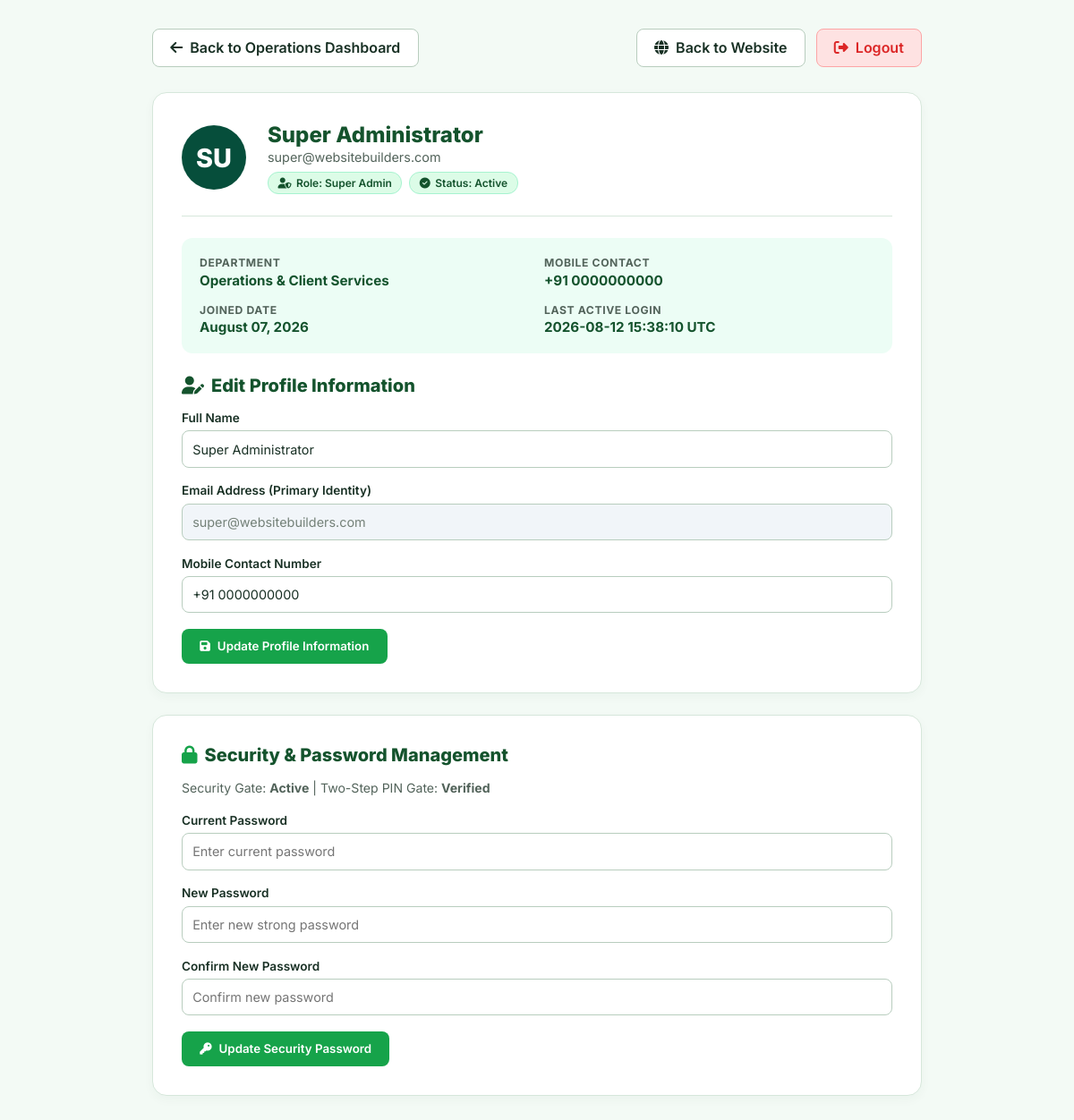
Before: /admin/profile (signed in) with the older database file.
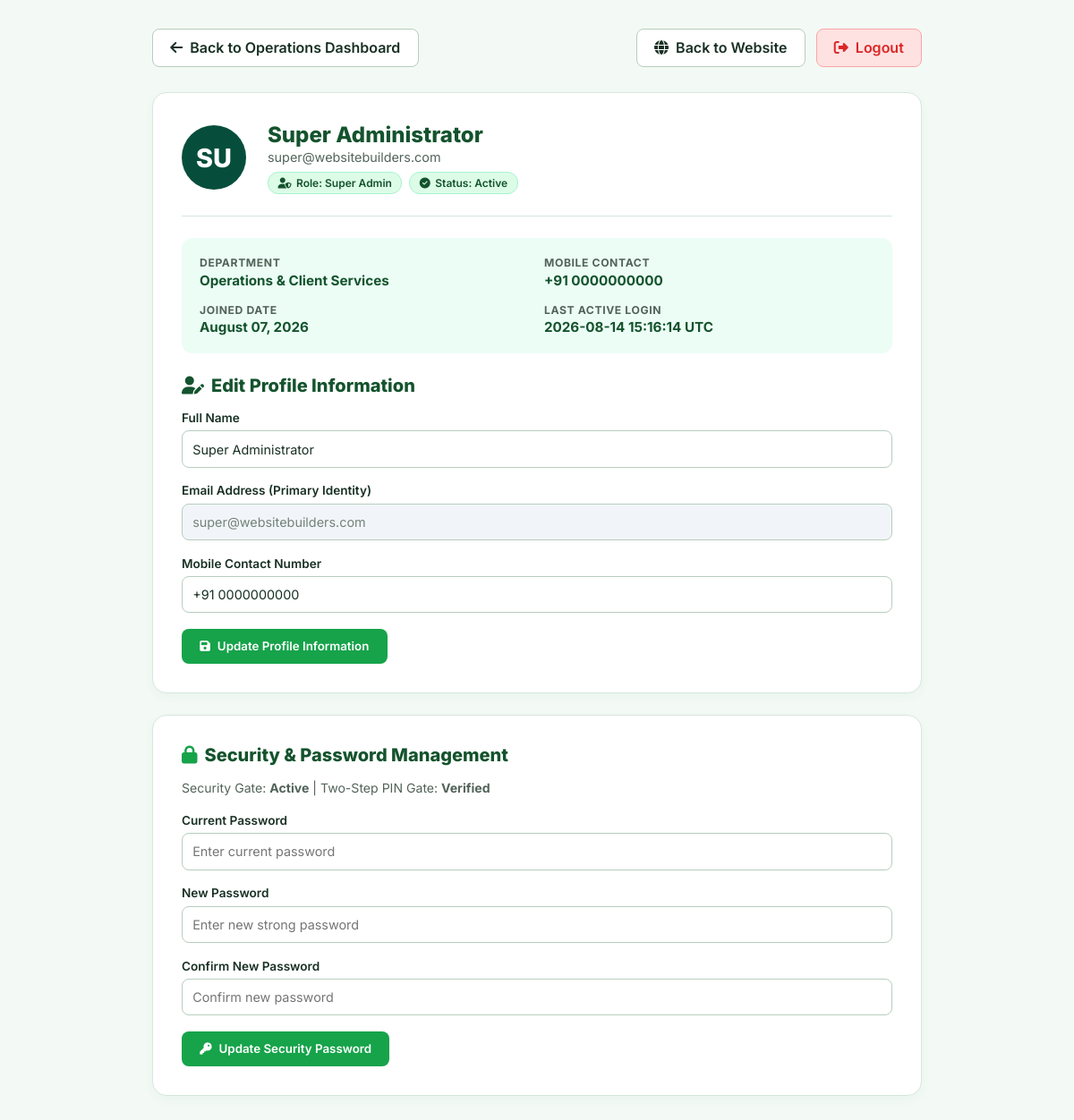
After: the same page with the newer database file.
### models.py (models this page shows, shortened)
class User(db.Model, UserMixin):
    __tablename__ = 'users'
    id = db.Column(db.Integer, primary_key=True)
    full_name = db.Column(db.String(100), nullable=False)
    email = db.Column(db.String(120), unique=True, nullable=False)
    mobile = db.Column(db.String(20), nullable=False)
    password_hash = db.Column(db.String(128), nullable=False)
    role = db.Column(db.String(20), default='Staff')  # Super Admin, Admin, Staff
    is_active = db.Column(db.Boolean, default=True)
    created_at = db.Column(db.DateTime, default=datetime.utcnow)
    updated_at = db.Column(db.DateTime, default=datetime.utcnow, onupdate=datetime.utcnow)
    last_login = db.Column(db.DateTime, nullable=True)

### app.py (the view)
@app.route('/admin/profile')
@login_required
@role_required('Admin', 'Super Admin')
def admin_profile():
    return render_template('admin_profile.html', user=current_user)

### app.py (called while the page is built)
@login_manager.user_loader
def load_user(user_id):
    return User.query.get(int(user_id))

def role_required(*roles):
    def wrapper(fn):
        @wraps(fn)
        def decorated_view(*args, **kwargs):
            if not current_user.is_authenticated:
                if request.path.startswith('/api/'):
                    return jsonify({'status': 'error', 'message': 'Authentication Required'}), 401
                return login_manager.unauthorized()
            if current_user.role not in roles:
                if request.path.startswith('/api/'):
                    return jsonify({'status': 'error', 'message': f'Access Restricted: Required role: {", ".join(roles)}'}), 403
                flash(f'Access denied. Required role: {", ".join(roles)}', 'error')
                return redirect(url_for('dashboard'))
            return fn(*args, **kwargs)
        return decorated_view
    return wrapper

### templates/admin_profile.html (shortened to what this page needs)
<!DOCTYPE html>
<html lang="en">
<head>
  <link rel="stylesheet" href="https://cdnjs.cloudflare.com/ajax/libs/font-awesome/6.4.0/css/all.min.css">
</head>
<body>
  <div class="container">
    <div class="nav-bar">
      <a href="/admin/operations" class="btn btn-outline"><i class="fa-solid fa-arrow-left"></i> Back to Operations Dashboard</a>
      <div style="display:flex; gap:0.75rem;">
        <a href="/index.html" class="btn btn-outline"><i class="fa-solid fa-globe"></i> Back to Website</a>
        <a href="/logout" class="btn btn-danger"><i class="fa-solid fa-right-from-bracket"></i> Logout</a>
      </div>
    </div>
    <div class="card">
      <div class="profile-header-wrap">
        <div class="profile-avatar-lg">{{ user.full_name[:2].upper() }}</div>
        <div>
          <h1 style="font-size:1.5rem; font-weight:800; color:var(--primary-dark-green);">{{ user.full_name }}</h1>
          <p style="color:var(--secondary-text); font-size:0.9rem; margin-top:0.15rem;">{{ user.email }}</p>
          <div style="margin-top:0.5rem; display:flex; gap:0.5rem; align-items:center;">
            <span class="badge badge-success"><i class="fa-solid fa-user-shield"></i> Role: {{ user.role }}</span>
            <span class="badge badge-success"><i class="fa-solid fa-circle-check"></i> Status: Active</span>
          </div>
        </div>
      </div>
      <div class="meta-grid">
        <div class="meta-item">
          <span class="meta-lbl">Department</span>
          <span class="meta-val">Operations & Client Services</span>
        </div>
        <div class="meta-item">
          <span class="meta-lbl">Mobile Contact</span>
          <span class="meta-val">{{ user.mobile }}</span>
        </div>
        <div class="meta-item">
          <span class="meta-lbl">Joined Date</span>
          <span class="meta-val">{{ user.created_at.strftime('%B %d, %Y') if user.created_at else 'Initial Setup' }}</span>
        </div>
        <div class="meta-item">
          <span class="meta-lbl">Last Active Login</span>
          <span class="meta-val">{{ user.last_login.strftime('%Y-%m-%d %H:%M:%S UTC') if user.last_login else 'Active Session' }}</span>
        </div>
      </div>
      <h2 class="card-title"><i class="fa-solid fa-user-pen"></i> Edit Profile Information</h2>
      <form action="/edit-profile" method="POST">
        <label>Full Name</label>
        <input type="text" name="full_name" value="{{ user.full_name }}" required>
        <label>Email Address (Primary Identity)</label>
        <input type="email" value="{{ user.email }}" disabled style="background:#F1F5F9 !important; color:var(--muted-text) !important;">
        <label>Mobile Contact Number</label>
        <input type="text" name="mobile" value="{{ user.mobile }}" required>
        <button type="submit" class="btn btn-primary"><i class="fa-solid fa-floppy-disk"></i> Update Profile Information</button>
      </form>
    </div>
    <div class="card">
      <h2 class="card-title"><i class="fa-solid fa-lock" style="color:var(--primary-green)"></i> Security & Password Management</h2>
      <p style="color:var(--secondary-text); font-size:0.88rem; margin-bottom:1.25rem;">
        Security Gate: <strong>Active</strong> | Two-Step PIN Gate: <strong>Verified</strong>
      </p>
      <form action="/change-password" method="POST">
        <label>Current Password</label>
        <input type="password" name="current_password" required placeholder="Enter current password">
        <label>New Password</label>
        <input type="password" name="new_password" required placeholder="Enter new strong password">
        <label>Confirm New Password</label>
        <input type="password" name="confirm_password" required placeholder="Confirm new password">
        <button type="submit" class="btn btn-primary"><i class="fa-solid fa-key"></i> Update Security Password</button>
      </form>
    </div>
  </div>
</body>
</html>

Changed rows visible on the page:
changed User "SU": last_login "2026-08-12 15:38:10 UTC" → "2026-08-14 15:16:14 UTC"
